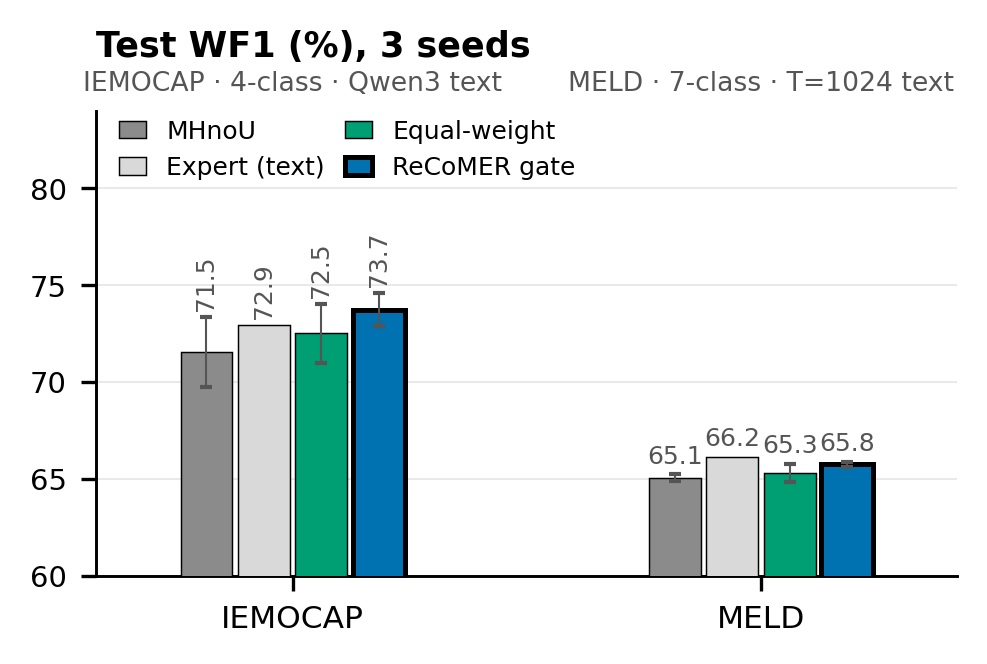

This figure's Python source:
# -*- coding: utf-8 -*-
"""图 H 左（单栏版）：IEMOCAP / MELD 测试 WF1 柱状图，供 LaTeX 双栏插入。

数据源：transfer_iemocap.json / transfer_meld.json
（mean_fusion.<arm>.wf1/wf1_sd；arms_test_expert.<arm>.wf1 取最强专家臂 text）。
"""
import json
import sys, os
sys.path.insert(0, os.path.dirname(os.path.abspath(__file__)))
import matplotlib.pyplot as plt
import numpy as np
from style_shared import PALETTE, apply_style, save

apply_style()
BASE = os.path.dirname(os.path.abspath(__file__))

iem = json.load(open(os.path.join(BASE, "transfer_iemocap.json"), encoding="utf-8"))
mel = json.load(open(os.path.join(BASE, "transfer_meld.json"), encoding="utf-8"))

EXPERT_COLOR = "#D9D9D9"


def best_expert(rec):
    arms = rec["arms_test_expert"]
    name = max(arms, key=lambda k: arms[k]["wf1"])
    return name, arms[name]["wf1"] * 100


def fusion(rec, arm):
    mf = rec["mean_fusion"][arm]
    return mf["wf1"] * 100, mf["wf1_sd"] * 100


groups = [
    ("IEMOCAP \u00b7 4-class \u00b7 Qwen3 text",
     [fusion(iem, "MHnoU"), (best_expert(iem)[1], 0.0), fusion(iem, "equal_weight"),
      fusion(iem, "ReCoMER_gate")]),
    ("MELD \u00b7 7-class \u00b7 T=1024 text",
     [fusion(mel, "MHnoU"), (best_expert(mel)[1], 0.0), fusion(mel, "equal_weight"),
      fusion(mel, "ReCoMER_gate")]),
]
BAR_COLORS = [PALETTE["MHnoU"], EXPERT_COLOR, PALETTE["equal_weight"], PALETTE["ReCoMER"]]
BAR_LABELS = ["MHnoU", "Expert (text)", "Equal-weight", "ReCoMER gate"]

fig = plt.figure(figsize=(3.3, 2.5))
ax = fig.add_axes([0.11, 0.15, 0.87, 0.62])

centers = [0.0, 1.55]
w = 0.19
for gi, (note, vals) in enumerate(groups):
    c = centers[gi]
    for bi, (v, s) in enumerate(vals):
        bar = ax.bar(c + (bi - 1.5) * w, v, width=w * 0.9,
                     color=BAR_COLORS[bi], edgecolor="black", linewidth=0.35,
                     yerr=s if s > 0 else None, capsize=1.5,
                     error_kw=dict(lw=0.5, ecolor="#555555"),
                     label=BAR_LABELS[bi] if gi == 0 else None, zorder=3)
        if bi == 3:
            for b in bar:
                b.set_linewidth(1.2)
        ax.annotate(f"{v:.1f}", (c + (bi - 1.5) * w, v + s),
                    textcoords="offset points", xytext=(0, 1.5),
                    fontsize=6.0, color="#555555", ha="center", va="bottom",
                    rotation=90 if gi == 0 else 0, zorder=5)
    ax.annotate(note, (c, 1.03), xycoords=("data", "axes fraction"),
                fontsize=6.4, color="#555555", ha="center", va="bottom")

ax.set_title("Test WF1 (%), 3 seeds", loc="left", fontweight="bold",
             fontsize=8.4, pad=13)
ax.set_xticks(centers)
ax.set_xticklabels(["IEMOCAP", "MELD"], fontsize=7.5)
ax.set_xlim(-0.65, 2.2)
ax.set_ylim(60, 84)
ax.tick_params(axis="y", labelsize=7)
ax.grid(axis="y", zorder=0)
ax.legend(ncol=2, frameon=False, loc="upper left", fontsize=6.0,
          handlelength=1.1, columnspacing=0.8, bbox_to_anchor=(0.0, 1.03))

save(fig, "figH_left_bars")
for name, vals in groups:
    print(name, " | ".join(f"{v:.2f}" + (f"\u00b1{s:.2f}" if s else "") for v, s in vals))
